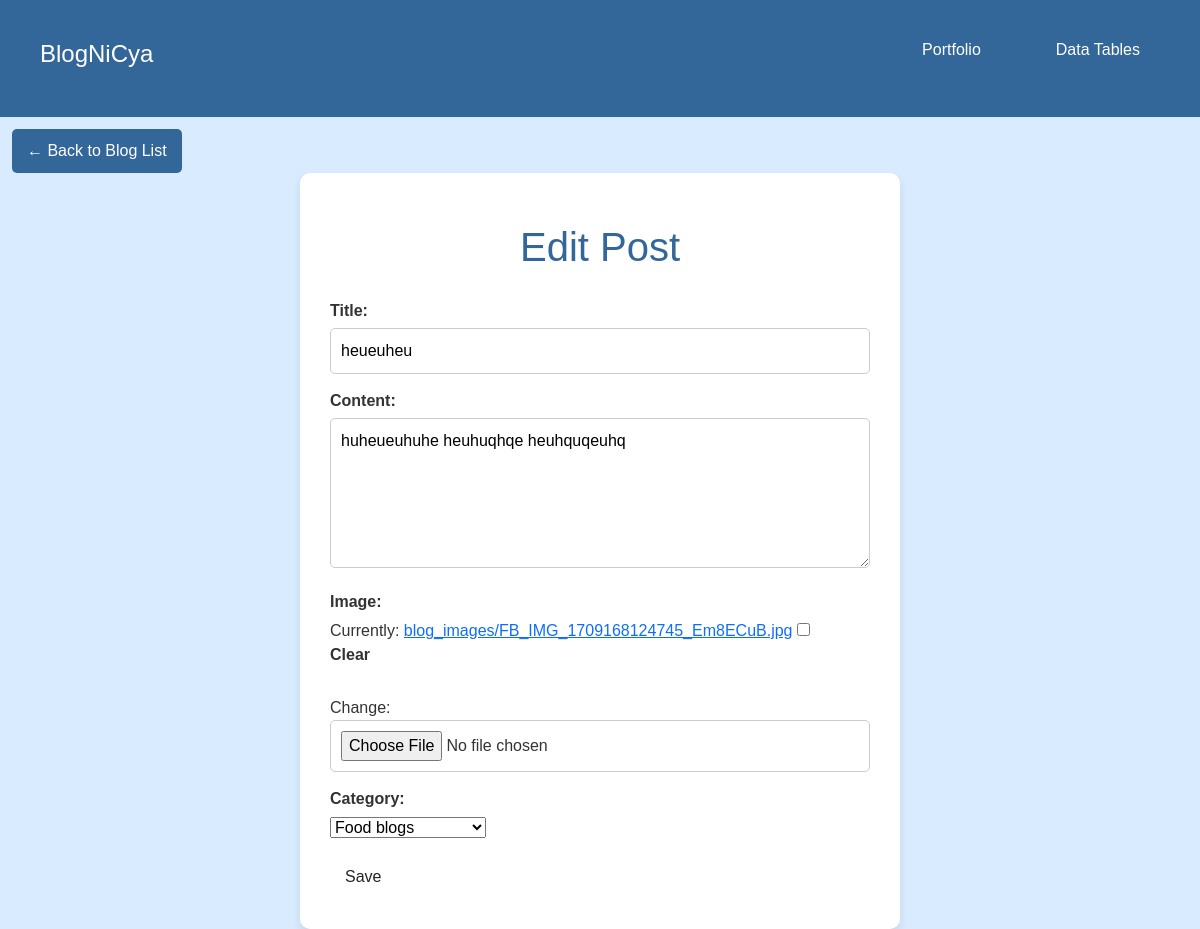
The page /20/edit/ (signed in) on the database its author committed.
### blog/models.py (models this page shows, shortened)
class Post(models.Model):
    title = models.CharField(max_length=200)
    content = models.TextField()
    image = models.ImageField(upload_to='blog_images/', blank=True, null=True)
    category = models.ForeignKey(Category, on_delete=models.SET_NULL, null=True)  # Add category field
    created_at = models.DateTimeField(auto_now_add=True)  # Field to store when the post is created
    updated_at = models.DateTimeField(auto_now=True)  # Field to store when the post is last updated
    author = models.ForeignKey(User, on_delete=models.CASCADE, null=True, blank=True)  # Links each post to a user

### blog/views.py (the view)
# urls.py: path('<int:pk>/edit/', update_post, name='update_post'),
@login_required
def update_post(request, pk):
    post = get_object_or_404(Post, pk=pk)
    if request.method == 'POST':
        form = PostForm(request.POST, request.FILES, instance=post)  # Handle file uploads
        if form.is_valid():
            form.save()
            return redirect('blog_detail', pk=post.pk)
    else:
        form = PostForm(instance=post)
    return render(request, 'blog/blog_form.html', {'form': form})

### blog/forms.py
class PostForm(forms.ModelForm):
    class Meta:
        model = Post
        fields = ['title', 'content', 'image', 'category']
        widgets = {
            'title': forms.TextInput(attrs={'placeholder': 'Enter the title'}),
            'content': forms.Textarea(attrs={'placeholder': 'Write your post content here...'}),
        }
    def __init__(self, *args, **kwargs):
        super(PostForm, self).__init__(*args, **kwargs)
        self.fields['category'].empty_label = "Select Category"  # Update empty label

### blog/models.py (called while the page is built)
    def __str__(self):
        return self.name

### blog/templates/blog/blog_form.html (shortened to what this page needs)
{% extends 'blog/login_base.html' %}
{% load static %}
{% block content %}
<head>
    <link rel="stylesheet" href="{% static 'blog/styles.css' %}">
</head>
<body>
    <div class="back-button-container">
        <a href="{% url 'blog_list' %}" class="btn btn-back">← Back to Blog List</a>
    </div>
    <div class="form-container">
        <h1>{% if form.instance.pk %} Edit Post {% else %} Create New Post {% endif %}</h1>
        <form method="POST" enctype="multipart/form-data">
            <div class="form-group">
                <label for="id_title">Title:</label>
                {{ form.title }}
            </div>
            <div class="form-group">
                <label for="id_content">Content:</label>
                {{ form.content }}
            </div>
            <div class="form-group">
                <label for="id_image">Image:</label>
                {{ form.image }}
            </div>
            <div class="form-group">
                <label for="id_category">Category:</label>
                {{ form.category }}
            </div>
            <button type="submit" class="btn btn-submit">Save</button>
        </form>
    </div>
</body>
{% endblock content %}

### static/blog/styles.css (style rules this page uses)
* { margin: 0; padding: 0; box-sizing: border-box; }
body { font-family: 'Arial', sans-serif; background-color: #D9ECFF; color: #333; }
h1 { text-align: center; font-size: 2.5rem; color: #336699; }
.back-button-container { place-self: start; margin-top: 12px; margin-left: 12px; }
.btn-back { display: inline-block; padding: 10px 15px; background-color: #336699; color: white; border-radius: 5px; text-decoration: none; font-size: 1rem; transition: background-color 0.3s ease; }
.form-container { max-width: 600px; margin: 0 auto; background-color: white; padding: 30px; border-radius: 10px; box-shadow: 0 4px 8px rgba(0, 0, 0, 0.1); }
.form-group { margin-bottom: 15px; }
label { display: block; font-weight: bold; margin-bottom: 5px; color: #333; }
input[type="text"], textarea, input[type="file"] { width: 100%; padding: 10px; font-size: 1rem; border: 1px solid #ccc; border-radius: 5px; }
textarea { height: 150px; }
.btn { display: inline-block; padding: 10px 15px; font-size: 1rem; border: none; border-radius: 5px; cursor: pointer; text-align: center; text-decoration: none; transition: background-color 0.3s ease; }

### blog/templates/blog/login_base.html (style rules this page uses)
body { background-color: #f0f8ff; font-family: Arial, sans-serif; }
h1 { padding: 20px }

### rows shown on the page
Post: title "heueuheu", content "huheueuhuhe heuhuqhqe heuhquqeuhq", category "Food blogs"
